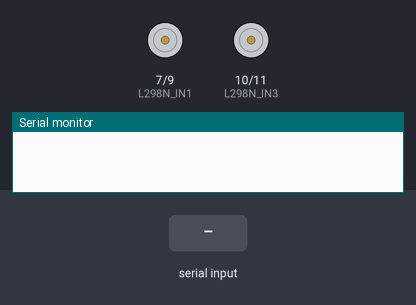
A sketch run on a simulated Arduino Uno, built with avr-gcc and run on an emulated ATmega328P. Shown: motor-driver pin pairs drawn as motors (green arrow = first pin HIGH = forward, orange = second pin HIGH = backward, longer = more drive, scaled by the enable pin), the last lines printed to the serial monitor. Inputs (shaded band) come from the test bench.

Above: at 1.2 s.
1.3 s: "0" received over Serial
At 2.1 s:
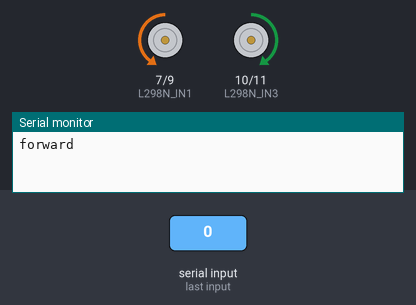
2.8 s: "1" received over Serial
At 3.2 s:
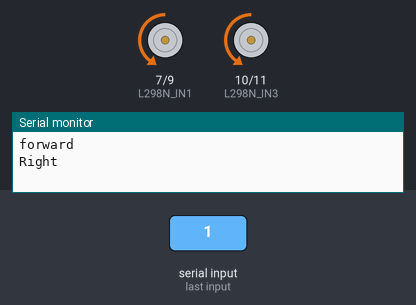
4.3 s: "2" received over Serial
At 5.5 s:
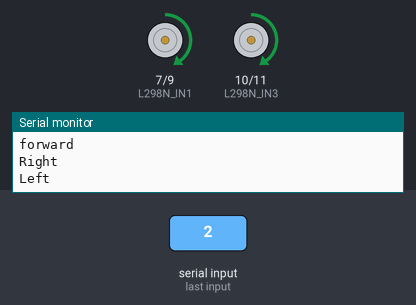
5.8 s: "3" received over Serial
At 6.7 s:
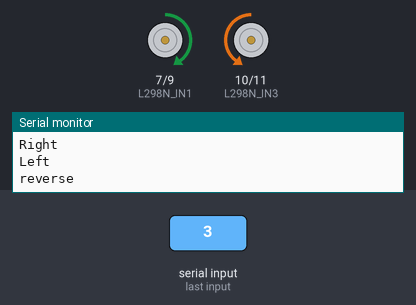
Timing chart, 0 to 8.3 s (numbered marks = the images above; inputs shaded):
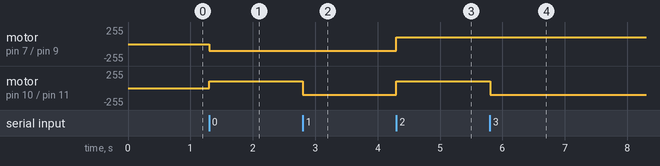

The sketch:

Bluetooth.ino
```cpp
/*
 * Author : Hank
 * CoAuthor : Del
 * Instructions:
 * 1) Upload the code
 * 2)Enjoy yourself!
 *
*/
#define BUTTON    2
#define L298N_ENA 5
#define L298N_ENB 6
#define L298N_IN1 7
#define L298N_IN2 9
#define L298N_IN3 10
#define L298N_IN4 11

int state; //state of the robot, moving, reverse,turn left,turn right etc
int flag = 0;
void setup()
{
  Serial.begin(9600);
  //pinMode(BUTTON, INPUT_PULLUP);   //enable the button at pin 2 (only works for pin 2)
  pinMode(L298N_ENA, OUTPUT);
  pinMode(L298N_ENB, OUTPUT);
  pinMode(L298N_IN1, OUTPUT);
  pinMode(L298N_IN2, OUTPUT);
  pinMode(L298N_IN3, OUTPUT);
  pinMode(L298N_IN4, OUTPUT);
}

/*
Makes the robot move forward with motor driver as the head of direction
*/
void robotForward(int robotSpeed)
{
  analogWrite(L298N_ENA, robotSpeed); //To change speed on one of the motors
  digitalWrite(L298N_IN1, LOW);       //To change direction on one of the motors
  digitalWrite(L298N_IN2, HIGH);      //To change direction on one of the motors as well, IN1 and IN2 are relative to each other

  analogWrite(L298N_ENB, robotSpeed);
  digitalWrite(L298N_IN3, HIGH);
  digitalWrite(L298N_IN4, LOW);
}

void robotReverse(int robotSpeed)
{
  analogWrite(L298N_ENA, robotSpeed);
  digitalWrite(L298N_IN1, HIGH);
  digitalWrite(L298N_IN2, LOW);

  analogWrite(L298N_ENB, robotSpeed);
  digitalWrite(L298N_IN3, LOW);
  digitalWrite(L298N_IN4, HIGH);
}

void robotTurnLeft(int robotSpeed)
{
  analogWrite(L298N_ENA, robotSpeed);
  digitalWrite(L298N_IN1, HIGH);
  digitalWrite(L298N_IN2, LOW);

  analogWrite(L298N_ENB, robotSpeed);
  digitalWrite(L298N_IN3, HIGH);
  digitalWrite(L298N_IN4, LOW);
}

void robotTurnRight(int robotSpeed)
{
  analogWrite(L298N_ENA, robotSpeed);
  digitalWrite(L298N_IN1, LOW);
  digitalWrite(L298N_IN2, HIGH);

  analogWrite(L298N_ENB, robotSpeed);
  digitalWrite(L298N_IN3, LOW);
  digitalWrite(L298N_IN4, HIGH);
}

void robotStop()
{
  digitalWrite(L298N_ENA, LOW);
  digitalWrite(L298N_IN1, LOW);
  digitalWrite(L298N_IN2, LOW);

  digitalWrite(L298N_ENB, LOW);
  digitalWrite(L298N_IN3, LOW);
  digitalWrite(L298N_IN4, LOW);
}

void robotBrake()
{
  digitalWrite(L298N_ENA, HIGH);
  digitalWrite(L298N_IN1, HIGH);
  digitalWrite(L298N_IN2, HIGH);

  digitalWrite(L298N_ENB, HIGH);
  digitalWrite(L298N_IN3, HIGH);
  digitalWrite(L298N_IN4, HIGH);
}

void loop()
{

  if(Serial.available()>0){
    state = Serial.read();
    flag = 0;
    if (state == '0'){
      robotForward(100);
      Serial.println("forward");
      delay(100);
      Serial.flush();

    }
    else if (state == '1'){
      robotTurnRight(100);
      Serial.println("Right");
      delay(100);
      Serial.flush();


    }
    else if (state == '2'){
      robotTurnLeft(100);
      Serial.println("Left");
      delay(100);
      Serial.flush();

    }
    else if (state == '3'){
      robotReverse(100);
      Serial.println("reverse");
     delay(100);
     Serial.flush();
    }
    else{
      robotStop();
      delay(100);
      Serial.flush();
    }
  }
}
```

Measured:
- after the input at 1.3 s, motor on pin 7 (L298N_IN1) / pin 9 (L298N_IN2): stopped → backward 100/255 at once; motor on pin 10 (L298N_IN3) / pin 11 (L298N_IN4): stopped → forward 100/255 at once
- after the input at 2.8 s, motor on pin 10 (L298N_IN3) / pin 11 (L298N_IN4): forward 100/255 → backward 100/255 at once
- after the input at 4.3 s, motor on pin 7 (L298N_IN1) / pin 9 (L298N_IN2), motor on pin 10 (L298N_IN3) / pin 11 (L298N_IN4): backward 100/255 → forward 100/255 at once
- after the input at 5.8 s, motor on pin 10 (L298N_IN3) / pin 11 (L298N_IN4): forward 100/255 → backward 100/255 at once
